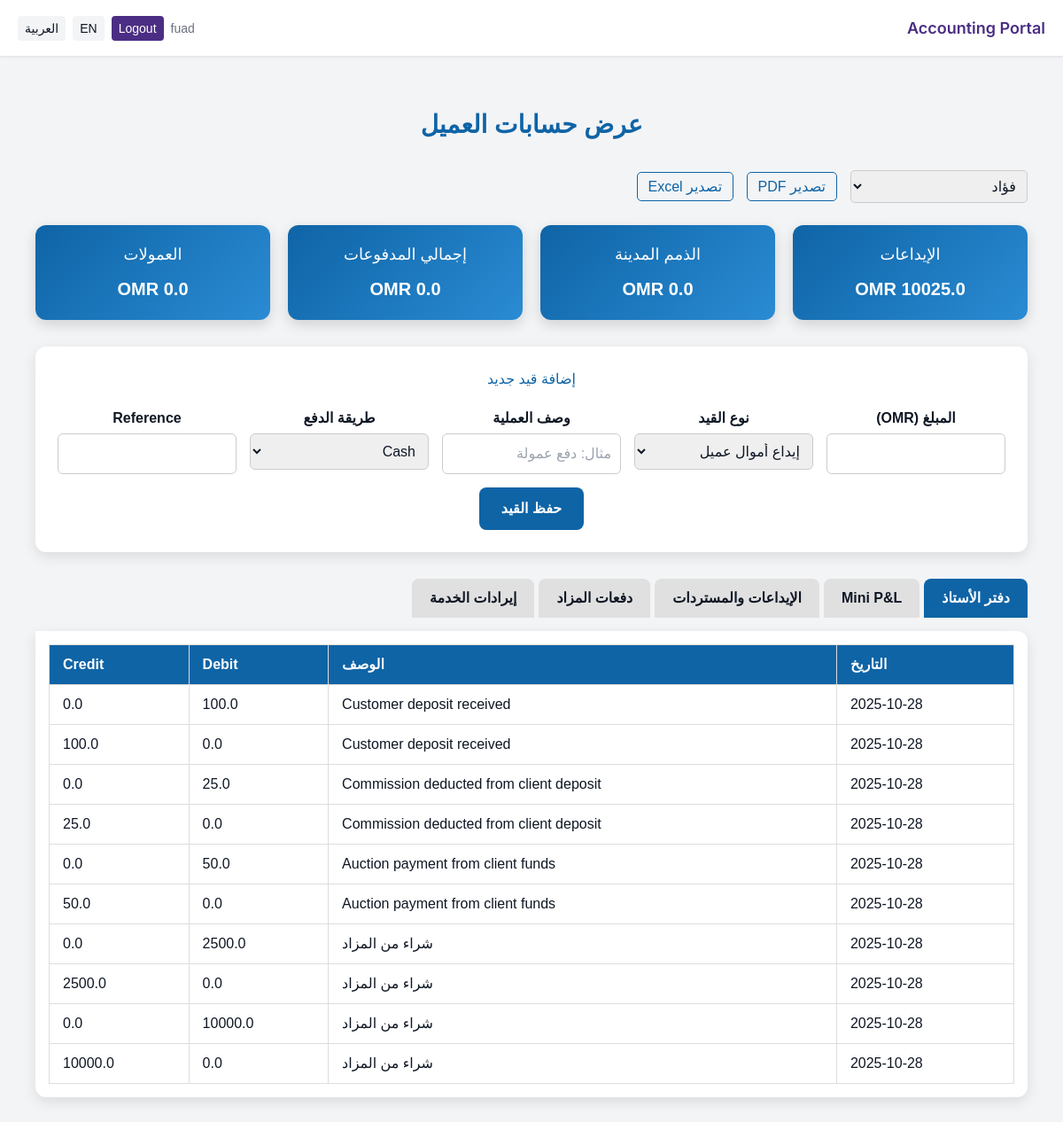
/acct/clients/view?customer_id=1 (signed in), run on the app's committed database.
### app/models.py (models this page shows, shortened)
class User(db.Model, UserMixin):
    __tablename__ = "users"
    id = db.Column(db.Integer, primary_key=True)
    name = db.Column(db.String(150))
    email = db.Column(db.String(180), unique=True, index=True)
    phone = db.Column(db.String(50))
    password_hash = db.Column(db.String(200))
    role_id = db.Column(db.Integer, db.ForeignKey("roles.id"))
    active = db.Column(db.Boolean, default=True)
    created_at = db.Column(db.DateTime, default=datetime.utcnow)
    last_login_at = db.Column(db.DateTime)
    role = db.relationship("Role")
    @property
    def is_active(self):
        return bool(self.active)

class JournalLine(db.Model):
    __tablename__ = "journal_lines"
    id = db.Column(db.Integer, primary_key=True)
    entry_id = db.Column(db.Integer, db.ForeignKey("journal_entries.id"), index=True)
    account_id = db.Column(db.Integer, db.ForeignKey("accounts.id"), index=True)
    debit = db.Column(db.Numeric(14, 3), default=0)
    credit = db.Column(db.Numeric(14, 3), default=0)
    currency_code = db.Column(db.String(3), default="OMR")
    account = db.relationship("Account")

class JournalEntry(db.Model):
    __tablename__ = "journal_entries"
    id = db.Column(db.Integer, primary_key=True)
    entry_date = db.Column(db.DateTime, default=datetime.utcnow, index=True)
    description = db.Column(db.String(255))
    reference = db.Column(db.String(100))
    customer_id = db.Column(db.Integer, db.ForeignKey("customers.id"), index=True)
    vehicle_id = db.Column(db.Integer, db.ForeignKey("vehicles.id"), index=True)
    auction_id = db.Column(db.Integer, db.ForeignKey("auctions.id"), index=True)
    invoice_id = db.Column(db.Integer, db.ForeignKey("invoices.id"), index=True)
    is_client_fund: bool = db.Column(db.Boolean, default=False, nullable=False)
    status = db.Column(db.String(20), default="approved", nullable=False)  # pending/approved/rejected
    notes = db.Column(db.Text)
    approved_by_user_id = db.Column(db.Integer, db.ForeignKey("users.id"))
    approved_at = db.Column(db.DateTime)
    created_at = db.Column(db.DateTime, default=datetime.utcnow)
    customer = db.relationship("Customer")
    vehicle = db.relationship("Vehicle")
    auction = db.relationship("Auction")
    invoice = db.relationship("Invoice")
    approved_by = db.relationship("User", foreign_keys=[approved_by_user_id])
    lines = db.relationship("JournalLine", backref="entry", cascade="all, delete-orphan")

### app/blueprints/accounting/routes.py (the view, shortened to what this page needs)
@acct_bp.route('/clients/view')
@role_required('accountant', 'admin')
def client_view():
    try:
        customer_id = int(request.args.get('customer_id')) if request.args.get('customer_id') else None
    except Exception:
        customer_id = None
    customers = db.session.query(Customer).order_by(Customer.company_name.asc()).all()
    customer = db.session.get(Customer, customer_id) if customer_id else None
    ledger = []
    deposits = []
    auction_ledger = []
    service_rows = []
    balances = {"deposits": 0.0, "ar": 0.0, "paid": 0.0, "revenue": 0.0}
    pl = {"revenue": 0.0, "logistics": 0.0}
    if customer:
        try:
            _ensure_client_accounts(customer)
        except Exception:
            pass
        cas = db.session.query(ClientAccountStructure).filter_by(customer_id=customer.id).first()
        dep_code = cas.deposit_account_code if cas else 'L200'
        srv_code = cas.service_revenue_account_code if cas else 'R300'
        log_code = cas.logistics_expense_account_code if cas else 'E200'
        rows = (
            db.session.query(JournalEntry.entry_date, JournalEntry.description, JournalLine.debit, JournalLine.credit)
            .join(JournalLine, JournalLine.entry_id == JournalEntry.id)
            .filter(JournalEntry.customer_id == customer.id)
            .order_by(JournalEntry.entry_date.asc(), JournalEntry.id.asc())
            .limit(1000)
            .all()
        )
        ledger = [{
            'date': (dt.strftime('%Y-%m-%d') if dt else ''),
            'desc': (desc or '-'),
            'debit': float(dr or 0),
            'credit': float(cr or 0),
        } for dt, desc, dr, cr in rows]
        dep_rows = db.session.query(CustomerDeposit).filter(CustomerDeposit.customer_id == customer.id).order_by(CustomerDeposit.created_at.asc()).all()
        for d in dep_rows:
            deposits.append({
                'date': d.received_at.strftime('%Y-%m-%d') if d.received_at else '',
                'reference': d.reference or '',
                'amount': float(d.amount_omr or 0),
                'type': d.status,
            })
        auc_rows = (
            db.session.query(JournalEntry.entry_date, JournalEntry.description, JournalLine.debit, JournalLine.credit)
            .join(JournalLine, JournalLine.entry_id == JournalEntry.id)
            .join(Account, JournalLine.account_id == Account.id)
            .filter(JournalEntry.customer_id == customer.id, JournalEntry.is_client_fund.is_(True), Account.code.like('A100%'))
            .order_by(JournalEntry.entry_date.asc())
            .all()
        )
        auction_ledger = [{
            'date': (dt.strftime('%Y-%m-%d') if dt else ''),
            'desc': desc or '-',
            'amount': float(cr or 0),
        } for dt, desc, dr, cr in auc_rows]
        srv_rows = (
            db.session.query(JournalEntry.entry_date, JournalEntry.description, JournalLine.debit, JournalLine.credit)
            .join(JournalLine, JournalLine.entry_id == JournalEntry.id)
            .join(Account, JournalLine.account_id == Account.id)
            .filter(JournalEntry.customer_id == customer.id, JournalEntry.is_client_fund.is_(False), Account.code.like('R%'))
            .order_by(JournalEntry.entry_date.asc())
            .all()
        )
        service_rows = [{
            'date': (dt.strftime('%Y-%m-%d') if dt else ''),
            'desc': desc or '-',
            'amount': float(cr or 0) - float(dr or 0),
        } for dt, desc, dr, cr in srv_rows]
        balances['deposits'] = float(
            db.session.query(db.func.coalesce(db.func.sum(JournalLine.credit - JournalLine.debit), 0))
            .join(Account, JournalLine.account_id == Account.id)
            .join(JournalEntry, JournalLine.entry_id == JournalEntry.id)
            .filter(JournalEntry.customer_id == customer.id, Account.code == dep_code)
            .scalar() or 0
        )
        ar_code = cas.receivable_account_code if cas else 'A300'
        balances['ar'] = float(
            db.session.query(db.func.coalesce(db.func.sum(JournalLine.debit - JournalLine.credit), 0))
            .join(Account, JournalLine.account_id == Account.id)
            .join(JournalEntry, JournalLine.entry_id == JournalEntry.id)
            .filter(JournalEntry.customer_id == customer.id, Account.code == ar_code)
            .scalar() or 0
        )
        balances['paid'] = float(
            db.session.query(db.func.coalesce(db.func.sum(JournalLine.debit - JournalLine.credit), 0))
            .join(Account, JournalLine.account_id == Account.id)
            .join(JournalEntry, JournalLine.entry_id == JournalEntry.id)
            .filter(JournalEntry.customer_id == customer.id, Account.code.like('A100%'), JournalEntry.is_client_fund.is_(False))
            .scalar() or 0
        )
        balances['revenue'] = float(
            db.session.query(db.func.coalesce(db.func.sum(JournalLine.credit - JournalLine.debit), 0))
            .join(Account, JournalLine.account_id == Account.id)
            .join(JournalEntry, JournalLine.entry_id == JournalEntry.id)
            .filter(JournalEntry.customer_id == customer.id, Account.code.like('R%'), JournalEntry.is_client_fund.is_(False))
            .scalar() or 0
        )
        pl['revenue'] = balances['revenue']
        log_total = db.session.query(db.func.coalesce(db.func.sum(JournalLine.debit - JournalLine.credit), 0)).\
            join(Account, JournalLine.account_id == Account.id).\
            join(JournalEntry, JournalLine.entry_id == JournalEntry.id).\
            filter(JournalEntry.customer_id == customer.id, db.or_(Account.code == log_code, Account.code == (log_code.replace('E200', 'E210'))), JournalEntry.is_client_fund.is_(False)).\
            scalar() or 0
        pl['logistics'] = float(log_total)
    export = (request.args.get('export') or '').strip().lower()
    return render_template('accounting/client_view.html', customers=customers, customer=customer, customer_id=(customer.id if customer else None), ledger=ledger, deposits=deposits, auction_ledger=auction_ledger, service_rows=service_rows, balances=balances, pl=pl)

### app/templates/accounting/client_view.html (shortened to what this page needs)
{% extends 'base_accounting.html' %}
{% block content %}
<div class="accounting-container">
  <h2 class="page-title">عرض حسابات العميل</h2>
  <form class="customer-select-form" method="get">
    <select name="customer_id" onchange="this.form.submit()">
      {% for c in customers %}
        <option value="{{ c.id }}" {% if request.args.get('customer_id') and c.id == customer_id %}selected{% endif %}>
          {{ c.display_name }}
        </option>
      {% endfor %}
    </select>
    <div class="export-buttons">
      <a href="?customer_id={{ customer_id }}&export=pdf">تصدير PDF</a>
      <a href="?customer_id={{ customer_id }}&export=xlsx">تصدير Excel</a>
    </div>
  </form>
  {% if customer %}
  <div class="balances-cards">
    <div class="card">
      <h4>الإيداعات</h4>
      <p>{{ balances.deposits|float|round(3) }} OMR</p>
    </div>
    <div class="card">
      <h4>الذمم المدينة</h4>
      <p>{{ balances.ar|float|round(3) }} OMR</p>
    </div>
    <div class="card">
      <h4>إجمالي المدفوعات</h4>
      <p>{{ balances.paid|float|round(3) }} OMR</p>
    </div>
    <div class="card">
      <h4>العمولات</h4>
      <p>{{ balances.revenue|float|round(3) }} OMR</p>
    </div>
  </div>
  <div class="entry-form-card">
    <h3>إضافة قيد جديد</h3>
    <form method="post" action="{{ url_for('acct.client_view_add_entry') }}">
      <div class="form-row">
        <div>
          <label>المبلغ (OMR)</label>
          <input type="number" name="amount" step="0.001" required>
        </div>
        <div>
          <label>نوع القيد</label>
          <select name="entry_type">
            <option value="client_fund_deposit">إيداع أموال عميل</option>
          </select>
        </div>
        <div>
          <label>وصف العملية</label>
          <input name="description" placeholder="مثال: دفع عمولة">
        </div>
        <div>
          <label>طريقة الدفع</label>
          <select name="method">
            <option>Cash</option>
          </select>
        </div>
        <div>
          <label>Reference</label>
          <input name="reference">
        </div>
      </div>
      <button type="submit" class="btn-submit">حفظ القيد</button>
    </form>
  </div>
  <div class="tabs">
    <button class="tab-button active" data-tab="ledger">دفتر الأستاذ</button>
    <button class="tab-button" data-tab="pl">Mini P&L</button>
    <button class="tab-button" data-tab="deposit">الإيداعات والمستردات</button>
    <button class="tab-button" data-tab="auction">دفعات المزاد</button>
    <button class="tab-button" data-tab="service">إيرادات الخدمة</button>
  </div>
  <div class="tab-content">
    <div class="tab-panel active" id="ledger">
      <div class="table-container">
        <table>
          <thead>
            <tr><th>التاريخ</th><th>الوصف</th><th>Debit</th><th>Credit</th></tr>
          </thead>
          <tbody>
            {% for row in ledger %}
              <tr>
                <td>{{ row.date }}</td><td>{{ row.desc }}</td><td>{{ row.debit }}</td><td>{{ row.credit }}</td>
              </tr>
            {% endfor %}
          </tbody>
        </table>
      </div>
    </div>
  </div>
  {% endif %}
</div>
{% endblock %}

### app/templates/base_admin.html (shortened to what this page needs)
<!doctype html>
<html lang="{{ g.get('lang_code', 'ar') }}" {% if g.get('lang_code', 'ar') == 'ar' %}dir="rtl"{% endif %} class="h-full bg-background">
<head>
  <script src="https://cdn.tailwindcss.com"></script>
  <link href="https://cdnjs.cloudflare.com/ajax/libs/font-awesome/6.5.0/css/all.min.css" rel="stylesheet">
</head>
<body class="h-full text-neutral text-center">
  <div class="min-h-screen flex bg-background">
    <div class="flex-1 flex flex-col min-w-0">
      <header class="h-16 flex items-center justify-between px-5 bg-white border-b border-gray-200 shadow-sm">
        <div class="text-lg font-semibold text-primary font-heading">{% block header %}{% endblock %}</div>
        <div class="flex items-center gap-2 text-sm">
          {% if current_user.is_authenticated %}
            <span class="text-muted">{{ current_user.name }}</span>
            <a href="{{ url_for('auth.logout') }}" class="px-2 py-1 rounded bg-primary text-white hover:opacity-90 transition">{{ _('Logout') }}</a>
          {% endif %}
          <a href="{{ request.path }}?lang=en" class="px-2 py-1 rounded bg-background hover:bg-white">EN</a>
          <a href="{{ request.path }}?lang=ar" class="px-2 py-1 rounded bg-background hover:bg-white">العربية</a>
        </div>
      </header>
      <div class="px-5 pt-4">
      </div>
      <main class="p-5">
        {% block content %}{% endblock %}
      </main>
    </div>
  </div>
</body>
</html>

### data on the page
User: name "fuad"
JournalLine: date "2025-10-28", desc "Customer deposit received", debit "100.0", credit "0.0"
JournalLine: date "2025-10-28", desc "Customer deposit received", debit "0.0", credit "100.0"
JournalLine: date "2025-10-28", desc "Commission deducted from client deposit", debit "25.0", credit "0.0"
JournalLine: date "2025-10-28", desc "Commission deducted from client deposit", debit "0.0", credit "25.0"
JournalLine: date "2025-10-28", desc "Auction payment from client funds", debit "50.0", credit "0.0"
JournalLine: date "2025-10-28", desc "Auction payment from client funds", debit "0.0", credit "50.0"
JournalLine: date "2025-10-28", desc "شراء من المزاد", debit "2500.0", credit "0.0"
JournalLine: date "2025-10-28", desc "شراء من المزاد", debit "0.0", credit "2500.0"
JournalLine: date "2025-10-28", desc "شراء من المزاد", debit "10000.0", credit "0.0"
JournalLine: date "2025-10-28", desc "شراء من المزاد", debit "0.0", credit "10000.0"

### other printed values
{{ balances.deposits|float|round(3) }} "10025.0"
form field customer_id "فؤاد"
